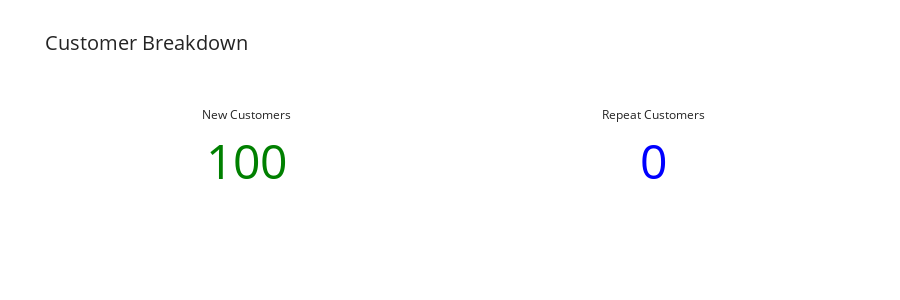

The notebook cell saved with this chart:
### Code cell
# Create subplot with 1 row, 2 columns
fig = make_subplots(rows=1, cols=2, specs=[[{"type": "indicator"}, {"type": "indicator"}]])

# New Customers Card
fig.add_trace(
    go.Indicator(
        mode="number",
        value=new_count,
        title={"text": "New Customers"},
        number={"font": {"size": 48, "color": "green"}},
    ),
    row=1, col=1
)

# Repeat Customers Card
fig.add_trace(
    go.Indicator(
        mode="number",
        value=repeat_count,
        title={"text": "Repeat Customers"},
        number={"font": {"size": 48, "color": "blue"}},
    ),
    row=1, col=2
)

fig.update_layout(
    title_text="Customer Breakdown",
    title_font_size=20,
    height=300,
    template="simple_white"
)

fig.show()

### Figure 1 — Plotly figure (JSON) as saved in the notebook; plotly's stock layout.template omitted (floating-point values rounded to 4 significant figures)
{"data": [{"domain": {"x": [0, 0.45], "y": [0, 1]}, "mode": "number", "number": {"font": {"color": "green", "size": 48}}, "title": {"text": "New Customers"}, "type": "indicator", "value": 100}, {"domain": {"x": [0.55, 1], "y": [0, 1]}, "mode": "number", "number": {"font": {"color": "blue", "size": 48}}, "title": {"text": "Repeat Customers"}, "type": "indicator", "value": 0}], "layout": {"height": 300, "title": {"font": {"size": 20}, "text": "Customer Breakdown"}}}
